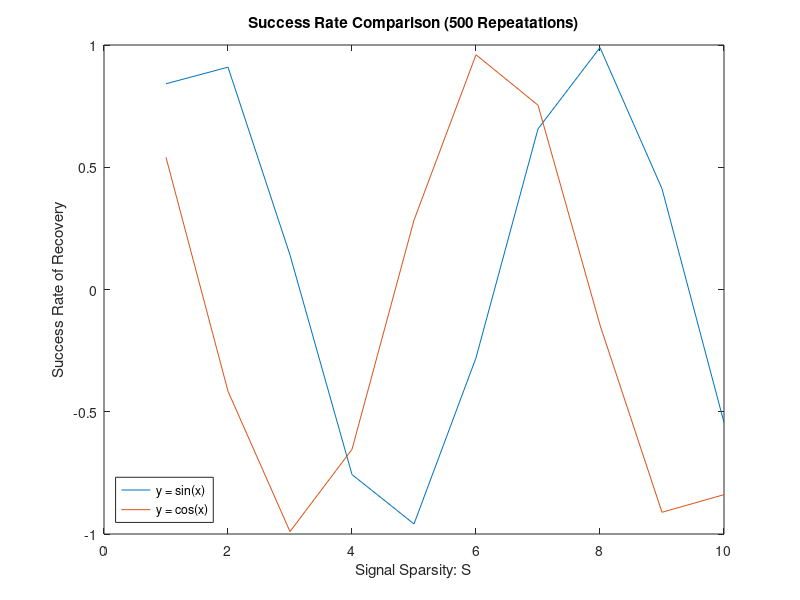

MATLAB code for this plot:
x = 1:10;
y = sin(x);
z = cos(x);
plot(x,y,x,z);
title('Success Rate Comparison (500 Repeatations)');
xlabel('Signal Sparsity: S');
ylabel('Success Rate of Recovery');
legend({'y = sin(x)','y = cos(x)'},'Location','southwest');